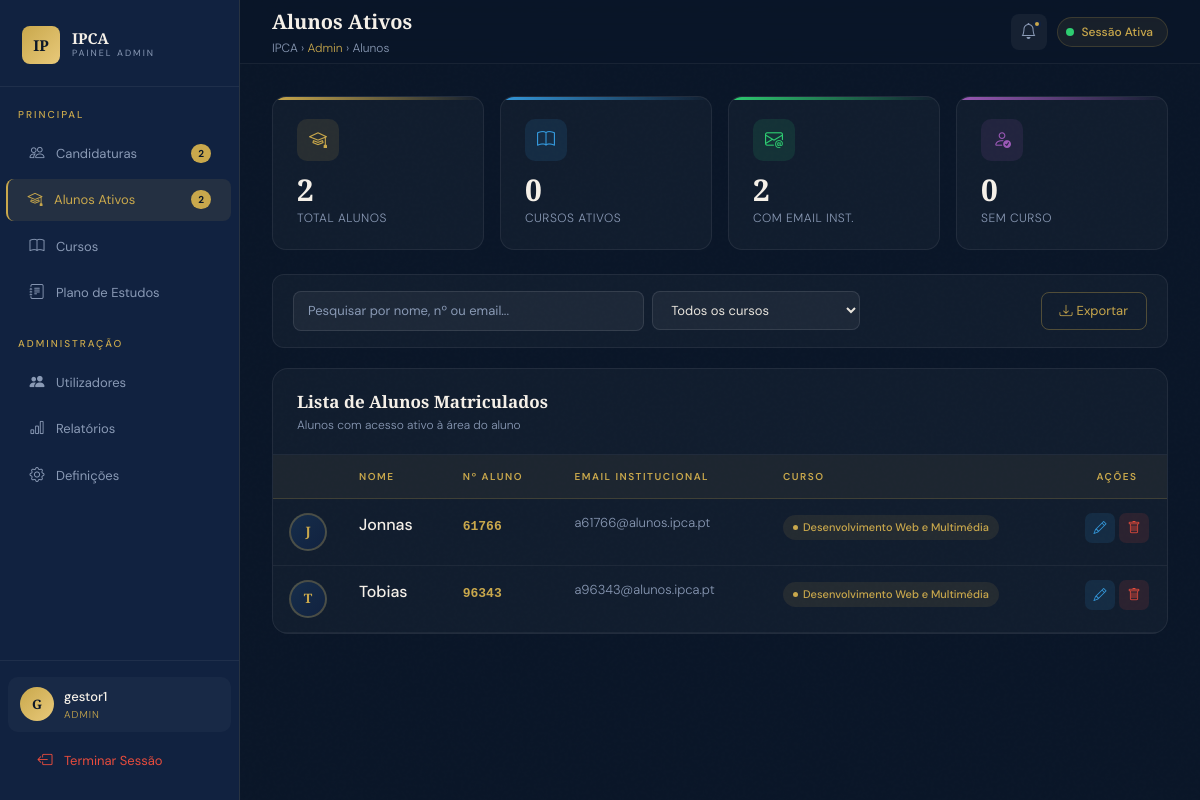
Page /alunos_ativos.php (signed in) on the earlier database version.
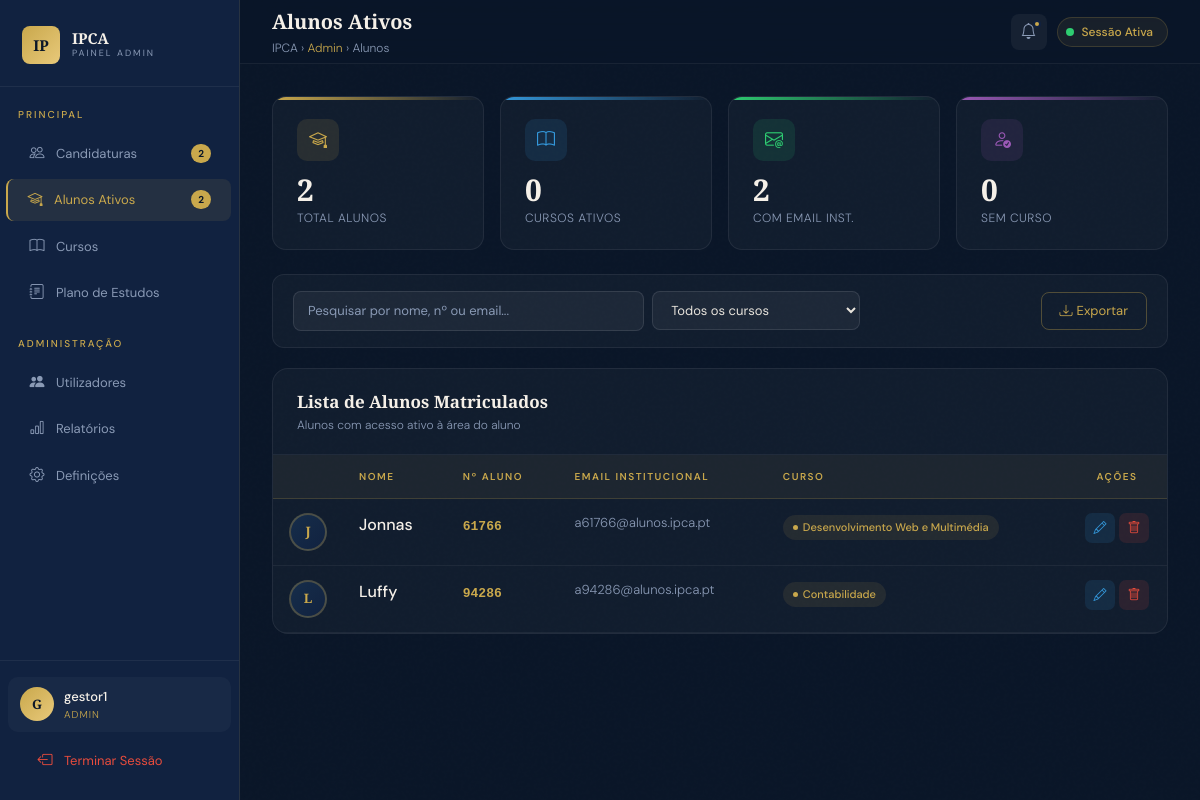
Same page on the later database version.
### tables this page shows
CREATE TABLE `alunos` (
  `id` int(11) NOT NULL,
  `numero_aluno` int(11) DEFAULT NULL,
  `nome` varchar(100) DEFAULT NULL,
  `email` varchar(100) DEFAULT NULL,
  `password` varchar(255) DEFAULT NULL,
  `curso_id` int(11) DEFAULT NULL,
  `foto` varchar(255) DEFAULT 'default.png'
);

CREATE TABLE `cursos` (
  `ID` int(11) NOT NULL,
  `Nome` text NOT NULL
);

### alunos_ativos.php (the view, shortened to what the changed rows need)
<?php
include "db.php";
$alunos_q = $conn->query("
    SELECT a.id, a.numero_aluno, a.nome, a.email, a.curso_id,
           c.Nome AS nome_curso
    FROM alunos a
    LEFT JOIN cursos c ON a.curso_id = c.ID
    ORDER BY a.nome ASC
");
?>
<!DOCTYPE html>
<html lang="pt-PT">
<head>
<link href="https://cdn.jsdelivr.net/npm/bootstrap@5.3.3/dist/css/bootstrap.min.css" rel="stylesheet">
<link href="https://cdn.jsdelivr.net/npm/bootstrap-icons@1.11.3/font/bootstrap-icons.min.css" rel="stylesheet">
<link rel="stylesheet" href="css/dashboard.css">
</head>
<body>
<div class="main-wrap">
  <div class="page-content">
    <div class="table-card">
      <div class="table-responsive">
        <table class="table table-hover" id="mainTable">
          <thead>
            <tr>
              <th style="width:46px"></th>
              <th>Nome</th>
              <th>Nº Aluno</th>
              <th>Email Institucional</th>
              <th>Curso</th>
              <?php if ($_SESSION['tipo'] === 'admin'): ?>
              <th class="text-center" style="width:100px">Ações</th>
              <?php endif; ?>
            </tr>
          </thead>
          <tbody>
            <?php if ($alunos_q->rowCount() > 0):
              $alunos_all = $alunos_q->fetchAll();
              foreach ($alunos_all as $row):
                $initials = strtoupper(substr($row['nome'] ?? 'A', 0, 1) .
                  (strpos($row['nome'], ' ') !== false ? substr(strrchr($row['nome'], ' '), 1, 1) : ''));
            ?>
            <tr data-nome="<?php echo strtolower($row['nome']); ?>"
                data-num="<?php echo $row['numero_aluno']; ?>"
                data-email="<?php echo strtolower($row['email'] ?? ''); ?>"
                data-curso="<?php echo htmlspecialchars($row['nome_curso'] ?? 'sem curso'); ?>">
              <td>
                <div class="student-initials"><?php echo $initials; ?></div>
              </td>
              <td>
                <div style="font-weight:500;color:var(--cream);"><?php echo htmlspecialchars($row['nome']); ?></div>
              </td>
              <td>
                <span style="font-family:monospace;color:var(--gold);font-size:13px;font-weight:600;">
                  <?php echo $row['numero_aluno'] ?? '—'; ?>
                </span>
              </td>
              <td style="font-size:13px;color:var(--muted);">
                <?php echo htmlspecialchars($row['email'] ?? '—'); ?>
              </td>
              <td>
                <?php if ($row['nome_curso']): ?>
                  <span class="status-badge" style="background:rgba(201,168,76,0.1);color:var(--gold);">
                    <?php echo htmlspecialchars($row['nome_curso']); ?>
                  </span>
                <?php else: ?>
                  <span class="status-badge status-rejeitado">Sem curso</span>
                <?php endif; ?>
              </td>
              <?php if ($_SESSION['tipo'] === 'admin'): ?>
              <td>
                <div class="d-flex gap-1 justify-content-center">
                  <button class="action-btn action-view" title="Editar"
                          onclick="abrirEditar(
                            <?php echo $row['id']; ?>,
                            '<?php echo addslashes($row['nome']); ?>',
                            '<?php echo addslashes($row['email'] ?? ''); ?>',
                            <?php echo $row['curso_id'] ?? 'null'; ?>
                          )">
                    <i class="bi bi-pencil"></i>
                  </button>
                  <button class="action-btn action-delete" title="Eliminar"
                          onclick="abrirEliminar(<?php echo $row['id']; ?>, '<?php echo addslashes($row['nome']); ?>')">
                    <i class="bi bi-trash"></i>
                  </button>
                </div>
              </td>
              <?php endif; ?>
            </tr>
            <?php endforeach; ?>
            <?php endif; ?>
          </tbody>
        </table>
      </div>
    </div>
  </div>
</div>
</body>
</html>

Differences in the rows shown:
removed alunos: nome "T", nome "Tobias", numero_aluno "96343", email "a96343@alunos.ipca.pt", curso.Nome "Desenvolvimento Web e Multimédia"
added alunos: nome "L", nome "Luffy", numero_aluno "94286", email "a94286@alunos.ipca.pt", curso.Nome "Contabilidade"
